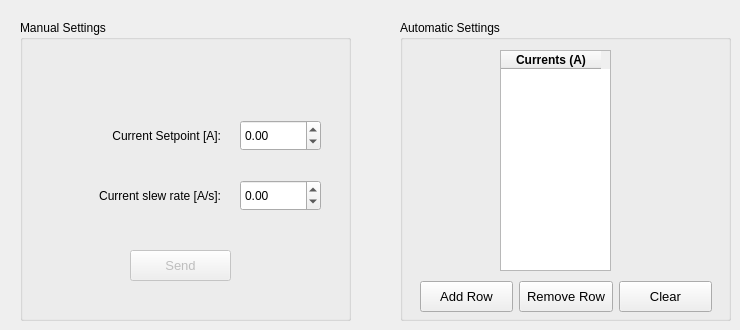
         <widget class="QWidget" name="tab_19">
          <attribute name="title">
           <string>Current Adjustment</string>
          </attribute>
          <widget class="QGroupBox" name="Configuracao_Manual_2">
           <property name="geometry">
            <rect>
             <x>20</x>
             <y>20</y>
             <width>331</width>
             <height>301</height>
            </rect>
           </property>
           <property name="title">
            <string>Manual Settings</string>
           </property>
           <widget class="QLabel" name="label_106">
            <property name="geometry">
             <rect>
              <x>40</x>
              <y>100</y>
              <width>161</width>
              <height>31</height>
             </rect>
            </property>
            <property name="text">
             <string>Current Setpoint [A]:</string>
            </property>
            <property name="alignment">
             <set>Qt::AlignRight|Qt::AlignTrailing|Qt::AlignVCenter</set>
            </property>
           </widget>
           <widget class="QPushButton" name="pb_send_2">
            <property name="enabled">
             <bool>false</bool>
            </property>
            <property name="geometry">
             <rect>
              <x>110</x>
              <y>230</y>
              <width>101</width>
              <height>31</height>
             </rect>
            </property>
            <property name="font">
             <font>
              <pointsize>10</pointsize>
             </font>
            </property>
            <property name="text">
             <string>Send</string>
            </property>
            <property name="icon">
             <iconset resource="resource_file.qrc">
              <normaloff>:/Images/imagens/1351621501_Check.png</normaloff>:/Images/imagens/1351621501_Check.png</iconset>
            </property>
           </widget>
           <widget class="QDoubleSpinBox" name="dsb_current_setpoint_2">
            <property name="geometry">
             <rect>
              <x>220</x>
              <y>100</y>
              <width>81</width>
              <height>31</height>
             </rect>
            </property>
            <property name="minimum">
             <double>-200.000000000000000</double>
            </property>
            <property name="maximum">
             <double>200.000000000000000</double>
            </property>
           </widget>
           <widget class="QDoubleSpinBox" name="dsb_current_slewrate_2">
            <property name="geometry">
             <rect>
              <x>220</x>
              <y>160</y>
              <width>81</width>
              <height>31</height>
             </rect>
            </property>
            <property name="minimum">
             <double>-1100.000000000000000</double>
            </property>
            <property name="maximum">
             <double>1100.000000000000000</double>
            </property>
            <property name="value">
             <double>0.000000000000000</double>
            </property>
           </widget>
           <widget class="QLabel" name="label_109">
            <property name="geometry">
             <rect>
              <x>30</x>
              <y>160</y>
              <width>171</width>
              <height>31</height>
             </rect>
            </property>
            <property name="text">
             <string>Current slew rate [A/s]:</string>
            </property>
            <property name="alignment">
             <set>Qt::AlignRight|Qt::AlignTrailing|Qt::AlignVCenter</set>
            </property>
           </widget>
          </widget>
          <widget class="QGroupBox" name="Configuracao_Auto_2">
           <property name="geometry">
            <rect>
             <x>400</x>
             <y>20</y>
             <width>331</width>
             <height>301</height>
            </rect>
           </property>
           <property name="title">
            <string>Automatic Settings</string>
           </property>
           <widget class="QTableWidget" name="tw_currents_2">
            <property name="geometry">
             <rect>
              <x>100</x>
              <y>30</y>
              <width>111</width>
              <height>221</height>
             </rect>
            </property>
            <property name="rowCount">
             <number>0</number>
            </property>
            <column>
             <property name="text">
              <string>Currents (A)</string>
             </property>
             <property name="font">
              <font>
               <weight>75</weight>
               <italic>false</italic>
               <bold>true</bold>
              </font>
             </property>
            </column>
           </widget>
           <widget class="QWidget" name="layoutWidget">
            <property name="geometry">
             <rect>
              <x>20</x>
              <y>260</y>
              <width>292</width>
              <height>33</height>
             </rect>
            </property>
            <layout class="QHBoxLayout" name="horizontalLayout_2">
             <item>
              <widget class="QPushButton" name="pb_add_row_2">
               <property name="minimumSize">
                <size>
                 <width>0</width>
                 <height>31</height>
                </size>
               </property>
               <property name="font">
                <font>
                 <pointsize>10</pointsize>
                </font>
               </property>
               <property name="text">
                <string>Add Row</string>
               </property>
               <property name="icon">
                <iconset resource="resource_file.qrc">
                 <normaloff>:/Images/imagens/1351619277_plus_64.png</normaloff>:/Images/imagens/1351619277_plus_64.png</iconset>
               </property>
               <property name="iconSize">
                <size>
                 <width>14</width>
                 <height>14</height>
                </size>
               </property>
              </widget>
             </item>
             <item>
              <widget class="QPushButton" name="pb_remove_row_2">
               <property name="minimumSize">
                <size>
                 <width>0</width>
                 <height>31</height>
                </size>
               </property>
               <property name="font">
                <font>
                 <pointsize>10</pointsize>
                </font>
               </property>
               <property name="text">
                <string>Remove Row</string>
               </property>
               <property name="icon">
                <iconset resource="resource_file.qrc">
                 <normaloff>:/Images/imagens/minus.png</normaloff>:/Images/imagens/minus.png</iconset>
               </property>
              </widget>
             </item>
             <item>
              <widget class="QPushButton" name="pb_clear_table_2">
               <property name="minimumSize">
                <size>
                 <width>0</width>
                 <height>31</height>
                </size>
               </property>
               <property name="font">
                <font>
                 <pointsize>10</pointsize>
                </font>
               </property>
               <property name="text">
                <string>Clear</string>
               </property>
               <property name="icon">
                <iconset resource="resource_file.qrc">
                 <normaloff>:/Images/imagens/botao_limpar.png</normaloff>:/Images/imagens/botao_limpar.png</iconset>
               </property>
              </widget>
             </item>
            </layout>
           </widget>
          </widget>
         </widget>
